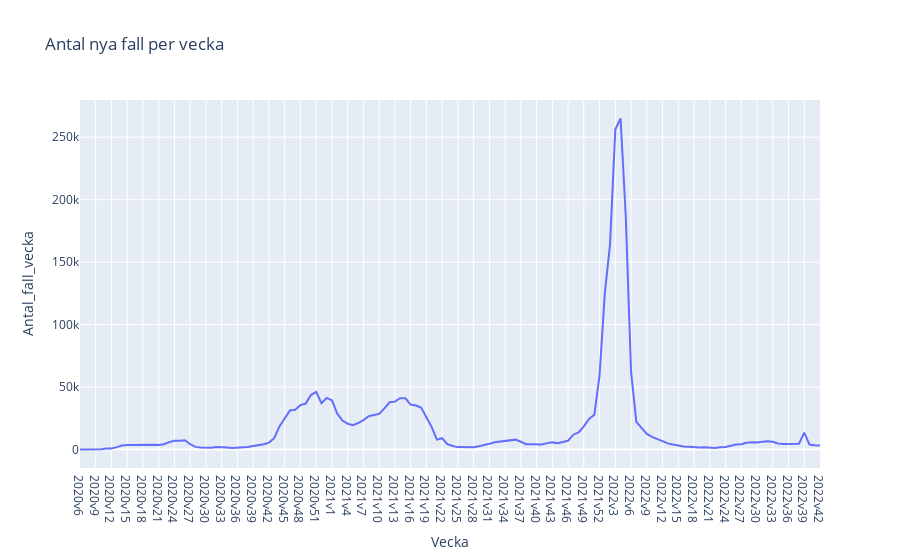

Here is the notebook cell this chart was saved with:
### Code cell
fig = px.line(veckodata_riket, x='Vecka', y='Antal_fall_vecka', title='Antal nya fall per vecka')
fig.show()

### Figure 1 — Plotly figure (JSON) as saved in the notebook; plotly's stock layout.template omitted (floating-point values rounded to 4 significant figures; data arrays with more than 128 entries replaced by an {"elided": "..."} marker saying what was removed)
{"data": [{"hovertemplate": "Vecka=%{x}<br>Antal_fall_vecka=%{y}<extra></extra>", "legendgroup": "", "line": {"color": "#636efa", "dash": "solid"}, "marker": {"symbol": "circle"}, "mode": "lines", "name": "", "orientation": "v", "showlegend": false, "type": "scatter", "x": {"elided": "142 str values"}, "xaxis": "x", "y": {"elided": "142 int values"}, "yaxis": "y"}], "layout": {"legend": {"tracegroupgap": 0}, "title": {"text": "Antal nya fall per vecka"}, "xaxis": {"anchor": "y", "domain": [0, 1], "title": {"text": "Vecka"}}, "yaxis": {"anchor": "x", "domain": [0, 1], "title": {"text": "Antal_fall_vecka"}}}}
